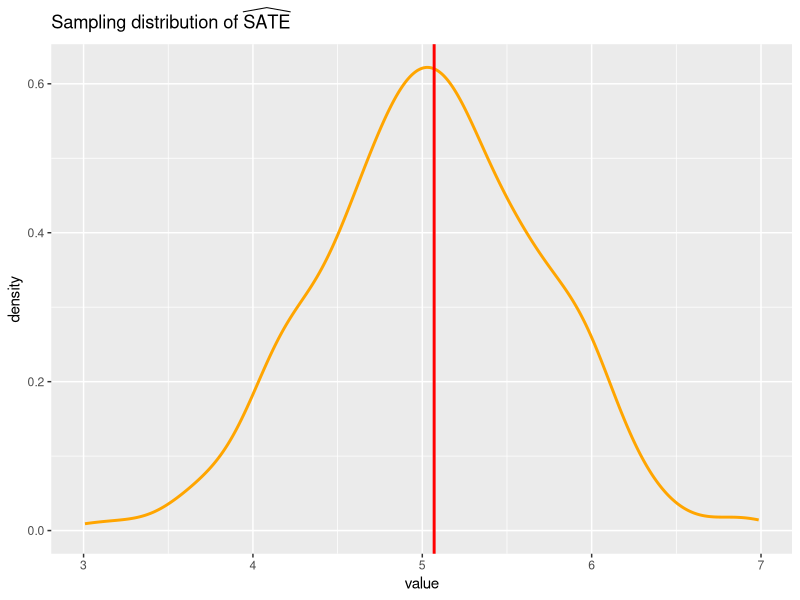
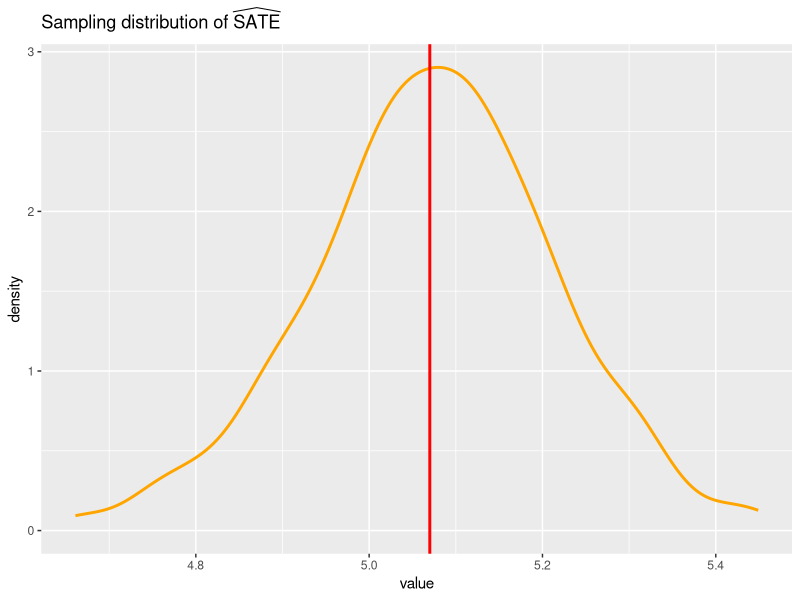

The R script that drew these images, in order:
## ---- chunk 1
set.seed(1)
## ---- chunk 2
library(tidyverse)
library(broom)
## ---- chunk 3
delta <- 5
n <- 100
q1_mean <- 65
q1_sd <- 3
beta0 <- 10
beta1 <- 1.1
## ---- chunk 4
students <- 1:n
q1_score <- rnorm(n, mean = q1_mean, sd = q1_sd)
u0 <- rnorm(n, mean = 0, sd = 1)
u1 <- rnorm(n, mean = 0, sd = 1)
## ---- chunk 5
y0 <- beta0 + (beta1*q1_score) + u0
y1 <- beta0 + (beta1*q1_score) + delta + u1
## ---- chunk 6
treatment = sample(c(rep(1, n/2), rep(0, n/2)))
## ---- chunk 7
q2_score <- ifelse(treatment == 0, y0, y1)
## ---- chunk 8
d <- tibble(students = students,
            q1_score = q1_score,
            treatment = treatment,
            y0 = y0,
            y1 = y1,
            q2_score = q2_score)
## ---- chunk 9

mean((d$y1 - d$y0))
## ---- chunk 10
mean((d$q2_score[d$treatment==1] - d$q2_score[d$treatment==0]))
## ---- chunk 11
SATE_est <- c()

for(i in 1:500){
  
  SATE_est[i] <- 
    d |> 
    mutate(treated = rbinom(1, n = 100, p = .5), 
           y_obs = ifelse(treated == 0, y0, y1)) |>
    group_by(treated) |> 
    summarise(e_y = sum(y_obs)/n()) |> 
    mutate(treated = paste0("e_y", treated)) |> 
    pivot_wider(names_from = treated, values_from = e_y) |> 
    mutate(SATE_est = e_y1 - e_y0) |> 
    pull(SATE_est)
  
}
## ---- chunk 12
SATE_est_plot <- 
  SATE_est |> 
  as_tibble() |> 
  ggplot(aes(value)) +
  geom_density(color = "orange", linewidth = 1, trim = TRUE) +
  geom_vline(aes(xintercept = 5.07), color = "red",  linewidth = 1) +
  ggtitle(expression("Sampling distribution of " * widehat(SATE)))

SATE_est_plot

mean(SATE_est)

sd(SATE_est)
## ---- chunk 13
m1 <- lm((q2_score - q1_score) ~ treatment, d)

summary(m1)

m2 <- lm((q2_score - q1_score) ~ treatment + q1_score, d)

summary(m2)
## ---- chunk 14
SATE_reg_est <- c()

for(i in 1:500){
  
  SATE_reg_est[i] <- 
    d |> 
    mutate(treated = rbinom(1, n = 100, p = .5), 
           y_obs = ifelse(treated == 0, y0, y1),
           dif = (y_obs - q1_score)) |> 
    lm(dif ~ treated + q1_score, data = _) |> 
    tidy() |> 
    filter(term == "treated") |> 
    pull(estimate)
  
}
## ---- chunk 15
SATE_reg_est_plot <- 
  SATE_reg_est |> 
  as_tibble() |> 
  ggplot(aes(value)) +
  geom_density(color = "orange", linewidth = 1, trim = TRUE) +
  geom_vline(aes(xintercept = 5.07), color = "red",  linewidth = 1) +
  ggtitle(expression("Sampling distribution of " * widehat(SATE)))

SATE_reg_est_plot

mean(SATE_reg_est)

sd(SATE_reg_est)
